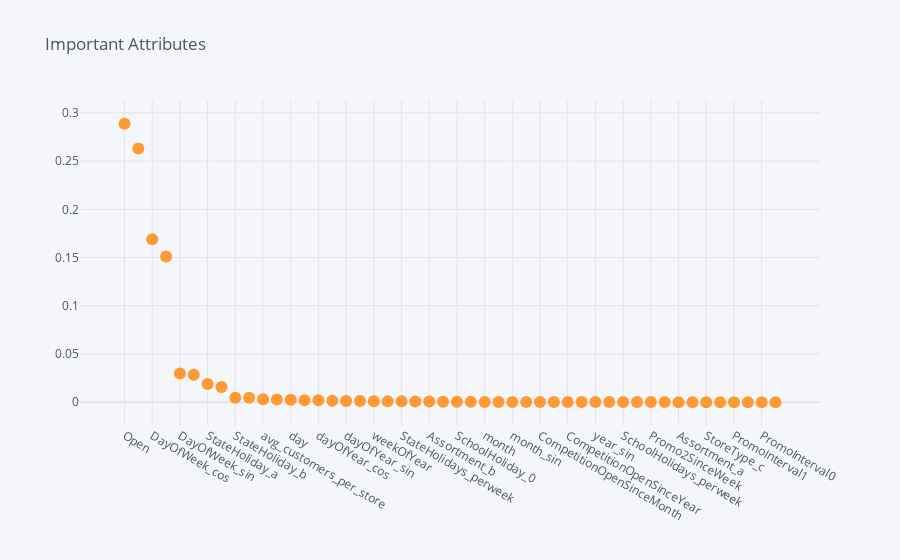

The notebook cell saved with this chart:
### Code cell
# Import attributes according to model
pd.options.display.float_format='{:.5f}'.format
important_features=pd.DataFrame(rf_model.feature_importances_,index=X_train.columns)
important_features.sort_values(by=0,ascending=False)
# Visualization of important features
important_features.sort_values(by=0,ascending=False).iplot(mode='markers',title='Important Attributes')

### Figure 1 — Plotly figure (JSON) as saved in the notebook; plotly's stock layout.template omitted (floating-point values rounded to 4 significant figures)
{"data": [{"line": {"color": "rgba(255, 153, 51, 1.0)", "dash": "solid", "shape": "linear", "width": 1.3}, "marker": {"size": 12, "symbol": "circle"}, "mode": "markers", "name": "0", "text": "", "type": "scatter", "x": ["Open", "sales_perCustomer", "DayOfWeek_cos", "DayOfWeek", "DayOfWeek_sin", "StateHoliday_0", "StateHoliday_a", "Promo", "StateHoliday_b", "avg_sales_per_store", "avg_customers_per_store", "dayOfYear", "day", "StateHoliday_c", "dayOfYear_cos", "StoreType_b", "dayOfYear_sin", "sales_percustomers_perstore", "weekOfYear", "weekOfYear_cos", "StateHolidays_perweek", "SchoolHoliday_1", "Assortment_b", "CompetitionDistance", "SchoolHoliday_0", "weekOfYear_sin", "month", "Store", "month_sin", "month_cos", "CompetitionOpenSinceMonth", "year", "CompetitionOpenSinceYear", "StoreType_a", "year_sin", "year_cos", "SchoolHolidays_perweek", "Assortment_c", "Promo2SinceWeek", "Promo2SinceYear", "Assortment_a", "StoreType_d", "StoreType_c", "PromoInterval3", "PromoInterval1", "PromoInterval2", "PromoInterval0", "Promo2"], "y": [0.2887, 0.2632, 0.169, 0.1512, 0.02977, 0.0284, 0.01885, 0.01588, 0.004606, 0.004538, 0.002981, 0.002841, 0.002541, 0.002119, 0.001938, 0.001479, 0.001339, 0.00133, 0.001113, 0.001067, 0.0009175, 0.0007765, 0.0006601, 0.0005655, 0.000482, 0.0003677, 0.000352, 0.0003107, 0.0003077, 0.0002245, 0.0002069, 0.0001983, 0.0001917, 0.0001821, 0.0001806, 0.0001724, 0.000163, 0.0001377, 0.0001334, 0.000121, 9.061e-05, 8.215e-05, 5.66e-05, 5.476e-05, 5.356e-05, 4.983e-05, 4.913e-05, 3.033e-05]}], "layout": {"legend": {"bgcolor": "#F5F6F9", "font": {"color": "#4D5663"}}, "paper_bgcolor": "#F5F6F9", "plot_bgcolor": "#F5F6F9", "title": {"font": {"color": "#4D5663"}, "text": "Important Attributes"}, "xaxis": {"gridcolor": "#E1E5ED", "showgrid": true, "tickfont": {"color": "#4D5663"}, "title": {"font": {"color": "#4D5663"}, "text": ""}, "zerolinecolor": "#E1E5ED"}, "yaxis": {"gridcolor": "#E1E5ED", "showgrid": true, "tickfont": {"color": "#4D5663"}, "title": {"font": {"color": "#4D5663"}, "text": ""}, "zerolinecolor": "#E1E5ED"}}}
